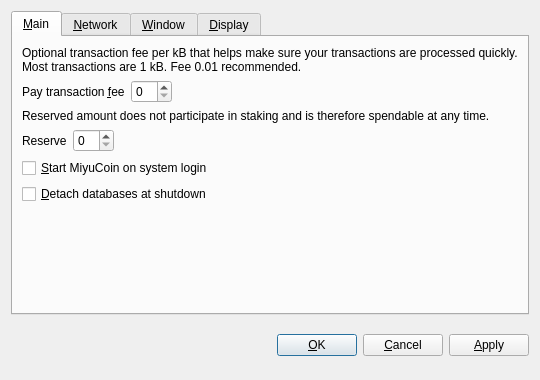
<?xml version="1.0" encoding="UTF-8"?>
<ui version="4.0">
 <class>OptionsDialog</class>
 <widget class="QDialog" name="OptionsDialog">
  <property name="geometry">
   <rect>
    <x>0</x>
    <y>0</y>
    <width>540</width>
    <height>380</height>
   </rect>
  </property>
  <property name="windowTitle">
   <string>Options</string>
  </property>
  <property name="modal">
   <bool>true</bool>
  </property>
  <layout class="QVBoxLayout" name="verticalLayout">
   <item>
    <widget class="QTabWidget" name="tabWidget">
     <property name="tabPosition">
      <enum>QTabWidget::North</enum>
     </property>
     <property name="currentIndex">
      <number>0</number>
     </property>
     <widget class="QWidget" name="tabMain">
      <attribute name="title">
       <string>&amp;Main</string>
      </attribute>
      <layout class="QVBoxLayout" name="verticalLayout_Main">
       <item>
        <widget class="QLabel" name="transactionFeeInfoLabel">
         <property name="text">
          <string>Optional transaction fee per kB that helps make sure your transactions are processed quickly. Most transactions are 1 kB. Fee 0.01 recommended.</string>
         </property>
         <property name="textFormat">
          <enum>Qt::PlainText</enum>
         </property>
         <property name="wordWrap">
          <bool>true</bool>
         </property>
        </widget>
       </item>
       <item>
        <layout class="QHBoxLayout" name="horizontalLayoutFee">
         <item>
          <widget class="QLabel" name="transactionFeeLabel">
           <property name="text">
            <string>Pay transaction &amp;fee</string>
           </property>
           <property name="textFormat">
            <enum>Qt::PlainText</enum>
           </property>
           <property name="buddy">
            <cstring>transactionFee</cstring>
           </property>
          </widget>
         </item>
         <item>
          <widget class="BitcoinAmountField" name="transactionFee"/>
         </item>
         <item>
          <spacer name="horizontalSpacerFee">
           <property name="orientation">
            <enum>Qt::Horizontal</enum>
           </property>
           <property name="sizeHint" stdset="0">
            <size>
             <width>40</width>
             <height>20</height>
            </size>
           </property>
          </spacer>
         </item>
        </layout>
       </item>
       <item>
        <widget class="QLabel" name="reserveBalanceInfoLabel">
         <property name="text">
          <string>Reserved amount does not participate in staking and is therefore spendable at any time.</string>
         </property>
         <property name="textFormat">
          <enum>Qt::PlainText</enum>
         </property>
         <property name="wordWrap">
          <bool>true</bool>
         </property>
        </widget>
       </item>
       <item>
        <layout class="QHBoxLayout" name="horizontalLayoutReserveBalance">
         <item>
          <widget class="QLabel" name="reserveBalanceLabel">
           <property name="text">
            <string>Reserve</string>
           </property>
           <property name="textFormat">
            <enum>Qt::PlainText</enum>
           </property>
           <property name="buddy">
            <cstring>reserveBalance</cstring>
           </property>
          </widget>
         </item>
         <item>
          <widget class="BitcoinAmountField" name="reserveBalance"/>
         </item>
         <item>
          <spacer name="horizontalSpacerReserveBalance">
           <property name="orientation">
            <enum>Qt::Horizontal</enum>
           </property>
           <property name="sizeHint" stdset="0">
            <size>
             <width>40</width>
             <height>20</height>
            </size>
           </property>
          </spacer>
         </item>
        </layout>
       </item>
       <item>
        <widget class="QCheckBox" name="bitcoinAtStartup">
         <property name="toolTip">
          <string>Automatically start MiyuCoin after logging in to the system.</string>
         </property>
         <property name="text">
          <string>&amp;Start MiyuCoin on system login</string>
         </property>
        </widget>
       </item>
       <item>
        <widget class="QCheckBox" name="detachDatabases">
         <property name="toolTip">
          <string>Detach block and address databases at shutdown. This means they can be moved to another data directory, but it slows down shutdown. The wallet is always detached.</string>
         </property>
         <property name="text">
          <string>&amp;Detach databases at shutdown</string>
         </property>
        </widget>
       </item>
       <item>
        <spacer name="verticalSpacer_Main">
         <property name="orientation">
          <enum>Qt::Vertical</enum>
         </property>
         <property name="sizeHint" stdset="0">
          <size>
           <width>20</width>
           <height>40</height>
          </size>
         </property>
        </spacer>
       </item>
      </layout>
     </widget>
     <widget class="QWidget" name="tabNetwork">
      <attribute name="title">
       <string>&amp;Network</string>
      </attribute>
      <layout class="QVBoxLayout" name="verticalLayout_Network">
       <item>
        <widget class="QCheckBox" name="mapPortUpnp">
         <property name="toolTip">
          <string>Automatically open the MiyuCoin client port on the router. This only works when your router supports UPnP and it is enabled.</string>
         </property>
         <property name="text">
          <string>Map port using &amp;UPnP</string>
         </property>
        </widget>
       </item>
       <item>
        <widget class="QCheckBox" name="connectSocks">
         <property name="toolTip">
          <string>Connect to the MiyuCoin network through a SOCKS proxy (e.g. when connecting through Tor).</string>
         </property>
         <property name="text">
          <string>&amp;Connect through SOCKS proxy:</string>
         </property>
        </widget>
       </item>
       <item>
        <layout class="QHBoxLayout" name="horizontalLayout_Network">
         <item>
          <widget class="QLabel" name="proxyIpLabel">
           <property name="text">
            <string>Proxy &amp;IP:</string>
           </property>
           <property name="textFormat">
            <enum>Qt::PlainText</enum>
           </property>
           <property name="buddy">
            <cstring>proxyIp</cstring>
           </property>
          </widget>
         </item>
         <item>
          <widget class="QValidatedLineEdit" name="proxyIp">
           <property name="maximumSize">
            <size>
             <width>140</width>
             <height>16777215</height>
            </size>
           </property>
           <property name="toolTip">
            <string>IP address of the proxy (e.g. 127.0.0.1)</string>
           </property>
          </widget>
         </item>
         <item>
          <widget class="QLabel" name="proxyPortLabel">
           <property name="text">
            <string>&amp;Port:</string>
           </property>
           <property name="textFormat">
            <enum>Qt::PlainText</enum>
           </property>
           <property name="buddy">
            <cstring>proxyPort</cstring>
           </property>
          </widget>
         </item>
         <item>
          <widget class="QLineEdit" name="proxyPort">
           <property name="maximumSize">
            <size>
             <width>55</width>
             <height>16777215</height>
            </size>
           </property>
           <property name="toolTip">
            <string>Port of the proxy (e.g. 9050)</string>
           </property>
          </widget>
         </item>
         <item>
          <widget class="QLabel" name="socksVersionLabel">
           <property name="text">
            <string>SOCKS &amp;Version:</string>
           </property>
           <property name="textFormat">
            <enum>Qt::PlainText</enum>
           </property>
           <property name="buddy">
            <cstring>socksVersion</cstring>
           </property>
          </widget>
         </item>
         <item>
          <widget class="QValueComboBox" name="socksVersion">
           <property name="toolTip">
            <string>SOCKS version of the proxy (e.g. 5)</string>
           </property>
          </widget>
         </item>
         <item>
          <spacer name="horizontalSpacer_Network">
           <property name="orientation">
            <enum>Qt::Horizontal</enum>
           </property>
           <property name="sizeHint" stdset="0">
            <size>
             <width>40</width>
             <height>20</height>
            </size>
           </property>
          </spacer>
         </item>
        </layout>
       </item>
       <item>
        <spacer name="verticalSpacer_Network">
         <property name="orientation">
          <enum>Qt::Vertical</enum>
         </property>
         <property name="sizeHint" stdset="0">
          <size>
           <width>20</width>
           <height>40</height>
          </size>
         </property>
        </spacer>
       </item>
      </layout>
     </widget>
     <widget class="QWidget" name="tabWindow">
      <attribute name="title">
       <string>&amp;Window</string>
      </attribute>
      <layout class="QVBoxLayout" name="verticalLayout_Window">
       <item>
        <widget class="QCheckBox" name="minimizeToTray">
         <property name="toolTip">
          <string>Show only a tray icon after minimizing the window.</string>
         </property>
         <property name="text">
          <string>&amp;Minimize to the tray instead of the taskbar</string>
         </property>
        </widget>
       </item>
       <item>
        <widget class="QCheckBox" name="minimizeOnClose">
         <property name="toolTip">
          <string>Minimize instead of exit the application when the window is closed. When this option is enabled, the application will be closed only after selecting Quit in the menu.</string>
         </property>
         <property name="text">
          <string>M&amp;inimize on close</string>
         </property>
        </widget>
       </item>
       <item>
        <spacer name="verticalSpacer_Window">
         <property name="orientation">
          <enum>Qt::Vertical</enum>
         </property>
         <property name="sizeHint" stdset="0">
          <size>
           <width>20</width>
           <height>40</height>
          </size>
         </property>
        </spacer>
       </item>
      </layout>
     </widget>
     <widget class="QWidget" name="tabDisplay">
      <attribute name="title">
       <string>&amp;Display</string>
      </attribute>
      <layout class="QVBoxLayout" name="verticalLayout_Display">
       <item>
        <layout class="QHBoxLayout" name="horizontalLayout_1_Display">
         <item>
          <widget class="QLabel" name="langLabel">
           <property name="text">
            <string>User Interface &amp;language:</string>
           </property>
           <property name="textFormat">
            <enum>Qt::PlainText</enum>
           </property>
           <property name="buddy">
            <cstring>lang</cstring>
           </property>
          </widget>
         </item>
         <item>
          <widget class="QValueComboBox" name="lang">
           <property name="toolTip">
            <string>The user interface language can be set here. This setting will take effect after restarting MiyuCoin.</string>
           </property>
          </widget>
         </item>
        </layout>
       </item>
       <item>
        <layout class="QHBoxLayout" name="horizontalLayout_2_Display">
         <item>
          <widget class="QLabel" name="unitLabel">
           <property name="text">
            <string>&amp;Unit to show amounts in:</string>
           </property>
           <property name="textFormat">
            <enum>Qt::PlainText</enum>
           </property>
           <property name="buddy">
            <cstring>unit</cstring>
           </property>
          </widget>
         </item>
         <item>
          <widget class="QValueComboBox" name="unit">
           <property name="toolTip">
            <string>Choose the default subdivision unit to show in the interface and when sending coins.</string>
           </property>
          </widget>
         </item>
        </layout>
       </item>
       <item>
        <widget class="QCheckBox" name="displayAddresses">
         <property name="toolTip">
          <string>Whether to show MiyuCoin addresses in the transaction list or not.</string>
         </property>
         <property name="text">
          <string>&amp;Display addresses in transaction list</string>
         </property>
        </widget>
       </item>
       <item>
        <widget class="QCheckBox" name="coinControlFeatures">
         <property name="toolTip">
          <string>Whether to show coin control features or not.</string>
         </property>
         <property name="text">
          <string>Display coin &amp;control features (experts only!)</string>
         </property>
        </widget>
       </item>
       <item>
        <spacer name="verticalSpacer_Display">
         <property name="orientation">
          <enum>Qt::Vertical</enum>
         </property>
         <property name="sizeHint" stdset="0">
          <size>
           <width>20</width>
           <height>40</height>
          </size>
         </property>
        </spacer>
       </item>
      </layout>
     </widget>
    </widget>
   </item>
   <item>
    <layout class="QHBoxLayout" name="horizontalLayout_Buttons">
     <item>
      <spacer name="horizontalSpacer_1">
       <property name="orientation">
        <enum>Qt::Horizontal</enum>
       </property>
       <property name="sizeHint" stdset="0">
        <size>
         <width>40</width>
         <height>48</height>
        </size>
       </property>
      </spacer>
     </item>
     <item>
      <widget class="QLabel" name="statusLabel">
       <property name="font">
        <font>
         <weight>75</weight>
         <bold>true</bold>
        </font>
       </property>
       <property name="text">
        <string/>
       </property>
       <property name="textFormat">
        <enum>Qt::PlainText</enum>
       </property>
       <property name="wordWrap">
        <bool>true</bool>
       </property>
      </widget>
     </item>
     <item>
      <spacer name="horizontalSpacer_2">
       <property name="orientation">
        <enum>Qt::Horizontal</enum>
       </property>
       <property name="sizeHint" stdset="0">
        <size>
         <width>40</width>
         <height>48</height>
        </size>
       </property>
      </spacer>
     </item>
     <item>
      <widget class="QPushButton" name="okButton">
       <property name="text">
        <string>&amp;OK</string>
       </property>
      </widget>
     </item>
     <item>
      <widget class="QPushButton" name="cancelButton">
       <property name="text">
        <string>&amp;Cancel</string>
       </property>
       <property name="autoDefault">
        <bool>false</bool>
       </property>
      </widget>
     </item>
     <item>
      <widget class="QPushButton" name="applyButton">
       <property name="text">
        <string>&amp;Apply</string>
       </property>
       <property name="autoDefault">
        <bool>false</bool>
       </property>
      </widget>
     </item>
    </layout>
   </item>
  </layout>
 </widget>
 <customwidgets>
  <customwidget>
   <class>BitcoinAmountField</class>
   <extends>QSpinBox</extends>
   <header>bitcoinamountfield.h</header>
  </customwidget>
  <customwidget>
   <class>QValueComboBox</class>
   <extends>QComboBox</extends>
   <header>qvaluecombobox.h</header>
  </customwidget>
  <customwidget>
   <class>QValidatedLineEdit</class>
   <extends>QLineEdit</extends>
   <header>qvalidatedlineedit.h</header>
  </customwidget>
 </customwidgets>
 <resources/>
 <connections/>
</ui>
